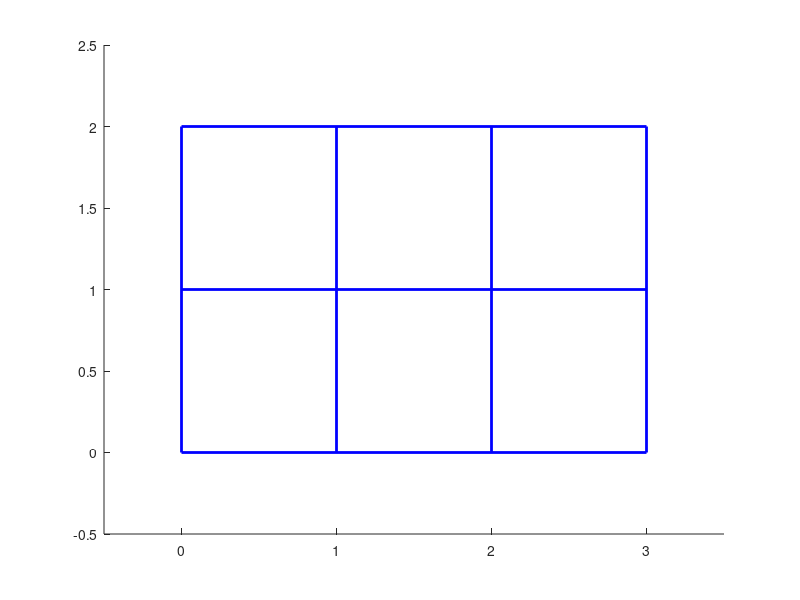

Here is the MATLAB script that generated this plot: (Note: this script raises an error after producing the figure.)
%Li 006704029 lab4_qlearning% READ THIS : After weeks of working, I still couldnt get my lab work properly, or rather far from%working. However, Ive decided to work on the 3 by 2 gridworld example which you(the TA)%presented during the lab, and I implemented the GUI(or sort of) into your coding example. Hope if I%can still get some credits for this.% Consider the following gridworld:% + - - - - + - - - - + - - - - +% |         |         |         |% |  START  |    2    |    3    |% |    1    |         |         |% + - - - - + - - - - + - - - - +% |         |         |         |% |    4    | KEEPOUT% CSE 516 Machine Learning% Q - learning coding example |  GOAL.  |% |         |    5    |    6    |% + - - - - + - - - - + - - - - +% transitions. 0 means invalid transition.T = [ 0 4 0 2 ;       0 5 1 3 ;      0 6 2 0 ;      1 0 0 5 ;      2 0 4 6 ;      3 0 5 0 ];% reward in single vector since we have the transition matrix defined separatly% and R(s'|s,a) is equivalent to R(s')R = [-1,-1,-1,-1,-10,10]; % Q matrixQ = zeros(6,4);% discount rate : gamma gamma = 0.8;axis([-0.5,3.5,-0.5,2.5]);hold on;plot([0,0],[0,2],'b-','linewidth',2);plot([1,1],[0,2],'b-','linewidth',2);plot([2,2],[0,2],'b-','linewidth',2);plot([3,3],[0,2],'b-','linewidth',2);% CSE 516 Machine Learning% Q - learning coding exampleplot([0,3],[0,0],'b-','linewidth',2);plot([0,3],[1,1],'b-','linewidth',2);plot([0,3],[2,2],'b-','linewidth',2);for i=1:10  ss = 1 ; % start from the start state  curr = ss; % current state    while curr ~= 6    % pick a random action, and end up in a random valid state.    possibiles = T(curr,:);    [action, nxt_state] = random_choice(possibiles);    % immediate reward:    imm_r = R(nxt_state);        % this block is to calculate gamma*max(Q'(s',a'))    future_rewards = [];    future_states = T(nxt_state,:);    for a = 1:length(future_states)      expected_future_state = future_states(a);      if expected_future_state ~= 0        future_rewards = [future_rewards Q(nxt_state, a)];      end    end    discounted_max_future_reward = gamma*max(future_rewards);    % end of block        % update Q value:       q_value = imm_r + discounted_max_future_reward;    Q(curr,action) = q_value;    fprintf('currentstate %d', curr)    [x1,y1] = getXY(curr);    %[x2,y2] = getXY(nxt_state);    mydraw(x1,y1,1)        curr = nxt_state;    end   display(Q);  pause(1);end                                    